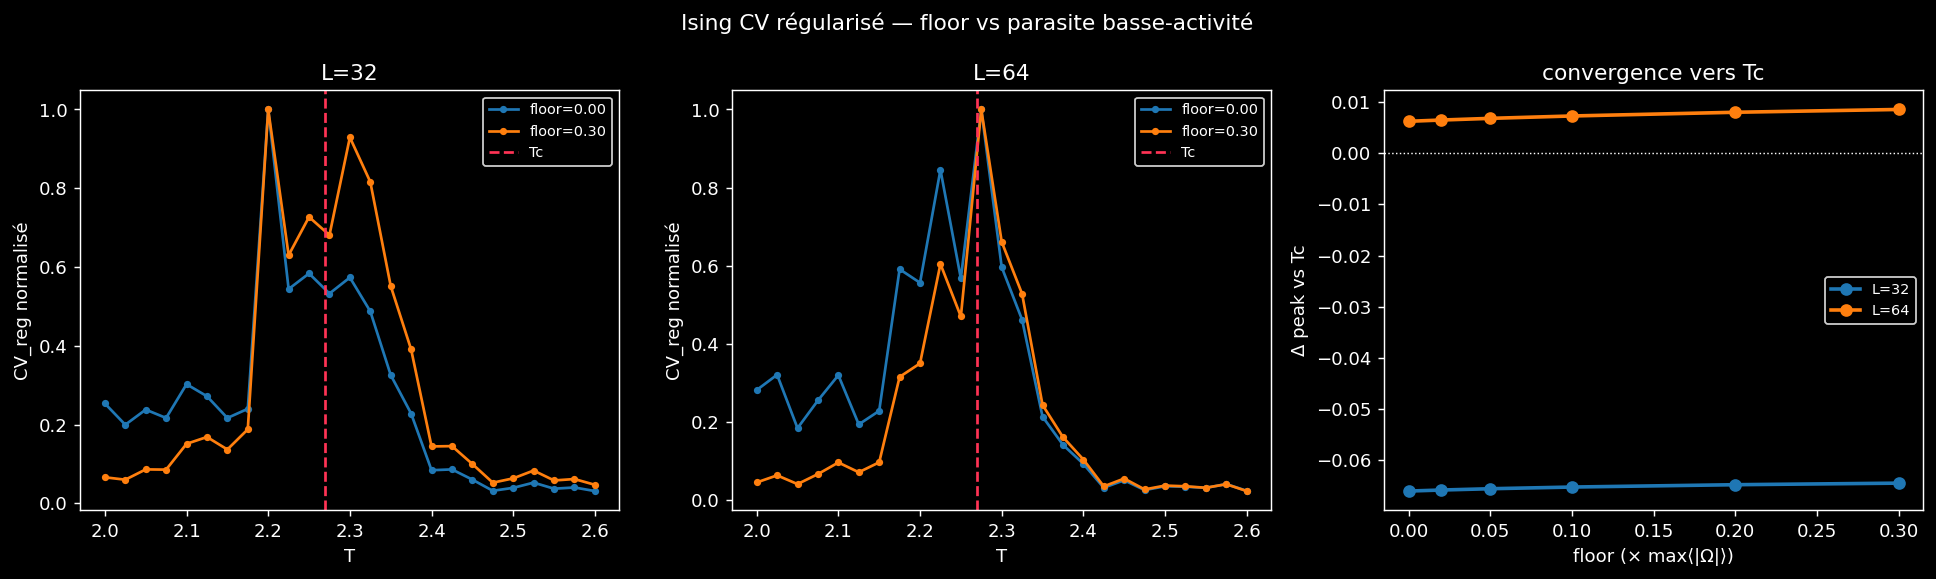

Generate this figure with Python:
"""#10 — CV régularisé : un floor sauve-t-il CV(Ω) du parasite basse-activité ?

#9 a montré : CV(Ω) en range serré [2.05,2.55] a un pic parasite à basse T où
⟨|Ω|⟩→0 (division explose). Mais sur range large le parasite est absent.

Test : CV_reg(Ω) = std(Ω) / (⟨|Ω|⟩ + floor). Stocke les Ω individuels pour
recalculer post-hoc avec différents floors (relatifs au max de ⟨|Ω|⟩).

Question : un floor relatif unique élimine-t-il le parasite et colle CV_reg
à Tc pour L=32 ET L=64 (robustesse finite-size) ?
"""
import sys
import os
import json
import time
import numpy as np
import matplotlib.pyplot as plt

sys.path.insert(0, os.path.dirname(os.path.dirname(os.path.abspath(__file__))))

from systems.ising2d import simulate
from xi.interaction import o_information
from xi.hierarchy import rg_blocks


def parabolic_peak(x, y):
    y = np.asarray(y)
    i = int(np.argmax(y))
    if i == 0 or i == len(y) - 1:
        return x[i]
    y0, y1, y2 = y[i - 1], y[i], y[i + 1]
    denom = y0 - 2 * y1 + y2
    if abs(denom) < 1e-12:
        return x[i]
    dx = x[i + 1] - x[i]
    return x[i] - 0.5 * dx * (y2 - y0) / denom


def run(
    L_list=(32, 64),
    T_min=2.0,
    T_max=2.6,
    n_T=25,
    n_real=16,
    block_size=2,
    floors=(0.0, 0.02, 0.05, 0.1, 0.2, 0.3),
    seed0=41,
    outdir=None,
):
    if outdir is None:
        outdir = os.path.dirname(os.path.abspath(__file__))
    Tc = 2.0 / np.log(1.0 + np.sqrt(2.0))
    T_values = np.linspace(T_min, T_max, n_T)
    rng_master = np.random.default_rng(seed0)

    print(f"CV régularisé | L={list(L_list)} | T[{T_min},{T_max}] {n_T}pts | "
          f"{n_real} réal | Tc={Tc:.4f}\n")

    results = {}
    t0 = time.time()
    for L in L_list:
        n_equil = max(1000, 20 * L)
        std_o = np.zeros(n_T)
        absm_o = np.zeros(n_T)
        for i, T in enumerate(T_values):
            o_list = []
            for r in range(n_real):
                seed = int(rng_master.integers(0, 2 ** 31))
                snaps = simulate(L=L, T=float(T), n_equil=n_equil,
                                 n_sample=120, sample_gap=4, seed=seed)
                blocks = np.concatenate([rg_blocks(s, block_size) for s in snaps], axis=0)
                b01 = ((blocks + 1) // 2).astype(np.int8)
                o_list.append(o_information(b01))
            o_arr = np.array(o_list)
            std_o[i] = o_arr.std()
            absm_o[i] = np.abs(o_arr).mean()
        results[L] = {"std": std_o, "absm": absm_o}
        print(f"  L={L} simulé")
    print(f"sim {time.time()-t0:.1f}s\n")

    # Test floors
    print(f"{'L':>4} | floor | peak CV_reg (Δ vs Tc)")
    print("-" * 45)
    peak_table = {L: {} for L in L_list}
    for L in L_list:
        std_o = results[L]["std"]
        absm_o = results[L]["absm"]
        fmax = absm_o.max()
        for fl in floors:
            cv = std_o / (absm_o + fl * fmax + 1e-12)
            pk = parabolic_peak(T_values, cv)
            peak_table[L][fl] = pk
            print(f"{L:>4} | {fl:>5.2f} | {pk:.4f} (Δ={pk-Tc:+.4f})")
        print()

    # Meilleur floor commun : minimise max|Δ| sur les deux L
    best_floor, best_score = None, 1e9
    for fl in floors:
        score = max(abs(peak_table[L][fl] - Tc) for L in L_list)
        if score < best_score:
            best_score, best_floor = score, fl
    print(f"Meilleur floor commun = {best_floor:.2f} "
          f"(max|Δ| = {best_score:.4f} sur L={list(L_list)})")
    saved = best_score < 0.05
    print(f"\nFloor sauve CV en range serré : "
          f"{'✓ OUI — CV_reg robuste, universalité réhabilitée' if saved else '✗ non, reste fragile'}")

    # Plot
    fig, axes = plt.subplots(1, len(L_list) + 1, figsize=(5 * (len(L_list) + 1), 4.5))
    for ax, L in zip(axes[:len(L_list)], L_list):
        std_o = results[L]["std"]; absm_o = results[L]["absm"]; fmax = absm_o.max()
        for fl in [0.0, best_floor]:
            cv = std_o / (absm_o + fl * fmax + 1e-12)
            ax.plot(T_values, cv / cv.max(), "o-", lw=1.5, ms=3,
                    label=f"floor={fl:.2f}")
        ax.axvline(Tc, color="#ff3355", ls="--", label=f"Tc")
        ax.set_xlabel("T", color="white")
        ax.set_ylabel("CV_reg normalisé", color="white")
        ax.set_title(f"L={L}", color="white")
        ax.legend(facecolor="black", labelcolor="white", edgecolor="white", fontsize=8)

    ax = axes[-1]
    for L in L_list:
        dl = [peak_table[L][fl] - Tc for fl in floors]
        ax.plot(floors, dl, "o-", lw=2, label=f"L={L}")
    ax.axhline(0, color="white", ls=":", lw=0.8)
    ax.set_xlabel("floor (× max⟨|Ω|⟩)", color="white")
    ax.set_ylabel("Δ peak vs Tc", color="white")
    ax.set_title("convergence vers Tc", color="white")
    ax.legend(facecolor="black", labelcolor="white", edgecolor="white", fontsize=8)

    for ax in axes:
        ax.set_facecolor("black")
        ax.tick_params(colors="white")
        for sp in ax.spines.values():
            sp.set_color("white")
    fig.patch.set_facecolor("black")
    fig.suptitle("Ising CV régularisé — floor vs parasite basse-activité", color="white")
    plt.tight_layout()
    png = os.path.join(outdir, "ising_floor_test.png")
    plt.savefig(png, dpi=130, facecolor="black", bbox_inches="tight")
    print(f"saved {png}")

    out = {
        "Tc": Tc, "L_list": list(L_list), "T": T_values.tolist(), "floors": list(floors),
        "std": {str(L): results[L]["std"].tolist() for L in L_list},
        "absm": {str(L): results[L]["absm"].tolist() for L in L_list},
        "peaks": {str(L): {str(fl): float(peak_table[L][fl]) for fl in floors} for L in L_list},
        "best_floor": float(best_floor), "best_score": float(best_score), "saved": bool(saved),
    }
    with open(os.path.join(outdir, "ising_floor_test.json"), "w") as f:
        json.dump(out, f, indent=2)
    print(f"saved {os.path.join(outdir, 'ising_floor_test.json')}")
    return out


if __name__ == "__main__":
    run()
